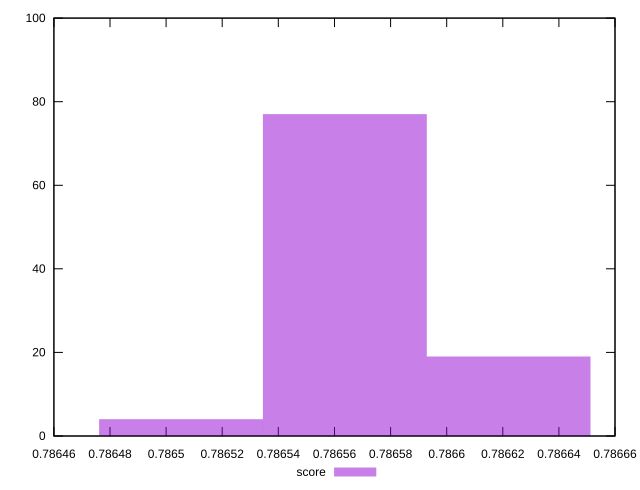

The script that saved this image:
reset
set terminal svg size 640, 490
set output "reprap/uses-long-cache-ttl/samples/pages+cached+noadtech/score/histogram.svg"

$score <<EOF
0.7865514656948768 77
0.7866149946073794 19
0.7864879367823742 4
EOF

set key outside below
set boxwidth 0.00006352891250261503
set yrange [0:100]
set style fill transparent solid 0.5 noborder

plot \
  $score title "score" with boxes, \


reset
